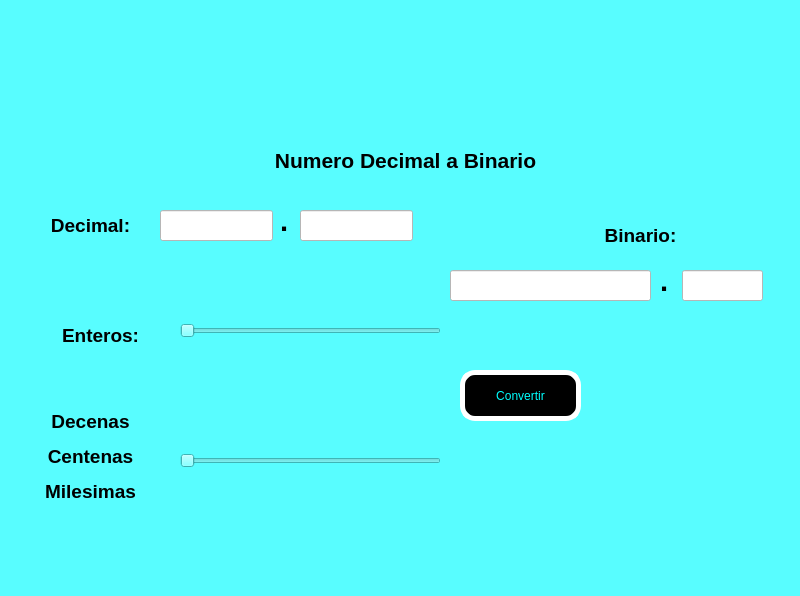
<?xml version="1.0" encoding="UTF-8"?>
<ui version="4.0">
 <class>MainWindow</class>
 <widget class="QMainWindow" name="MainWindow">
  <property name="geometry">
   <rect>
    <x>0</x>
    <y>0</y>
    <width>800</width>
    <height>596</height>
   </rect>
  </property>
  <property name="windowTitle">
   <string>MainWindow</string>
  </property>
  <property name="statusTip">
   <string>Usa los Sliders para modificar el numero</string>
  </property>
  <property name="styleSheet">
   <string notr="true">background-color: rgb(88, 253, 255);</string>
  </property>
  <widget class="QWidget" name="centralwidget">
   <widget class="QLabel" name="label_2">
    <property name="geometry">
     <rect>
      <x>630</x>
      <y>380</y>
      <width>131</width>
      <height>121</height>
     </rect>
    </property>
    <property name="text">
     <string/>
    </property>
    <property name="pixmap">
     <pixmap resource="recursos_proyecto.qrc">:/LOGOS/Imagenes/pngegg.png</pixmap>
    </property>
    <property name="scaledContents">
     <bool>true</bool>
    </property>
   </widget>
   <widget class="QLabel" name="label">
    <property name="geometry">
     <rect>
      <x>20</x>
      <y>20</y>
      <width>751</width>
      <height>101</height>
     </rect>
    </property>
    <property name="text">
     <string/>
    </property>
    <property name="pixmap">
     <pixmap resource="recursos_proyecto.qrc">:/LOGOS/Imagenes/uat.png</pixmap>
    </property>
    <property name="scaledContents">
     <bool>true</bool>
    </property>
   </widget>
   <widget class="QLineEdit" name="txt_enteros">
    <property name="enabled">
     <bool>false</bool>
    </property>
    <property name="geometry">
     <rect>
      <x>160</x>
      <y>210</y>
      <width>113</width>
      <height>31</height>
     </rect>
    </property>
    <property name="font">
     <font>
      <pointsize>10</pointsize>
     </font>
    </property>
    <property name="styleSheet">
     <string notr="true">background-color: rgb(255, 255, 255);</string>
    </property>
    <property name="text">
     <string/>
    </property>
   </widget>
   <widget class="QLabel" name="label_7">
    <property name="geometry">
     <rect>
      <x>220</x>
      <y>140</y>
      <width>371</width>
      <height>41</height>
     </rect>
    </property>
    <property name="font">
     <font>
      <pointsize>16</pointsize>
      <weight>75</weight>
      <bold>true</bold>
     </font>
    </property>
    <property name="text">
     <string>&lt;html&gt;&lt;head/&gt;&lt;body&gt;&lt;p align=&quot;center&quot;&gt;Numero Decimal a Binario&lt;/p&gt;&lt;/body&gt;&lt;/html&gt;</string>
    </property>
   </widget>
   <widget class="QLabel" name="label_4">
    <property name="geometry">
     <rect>
      <x>590</x>
      <y>220</y>
      <width>101</width>
      <height>31</height>
     </rect>
    </property>
    <property name="font">
     <font>
      <pointsize>14</pointsize>
      <weight>75</weight>
      <bold>true</bold>
     </font>
    </property>
    <property name="text">
     <string>&lt;html&gt;&lt;head/&gt;&lt;body&gt;&lt;p align=&quot;center&quot;&gt;Binario:&lt;/p&gt;&lt;/body&gt;&lt;/html&gt;</string>
    </property>
   </widget>
   <widget class="QLabel" name="label_5">
    <property name="geometry">
     <rect>
      <x>40</x>
      <y>210</y>
      <width>101</width>
      <height>31</height>
     </rect>
    </property>
    <property name="text">
     <string>&lt;html&gt;&lt;head/&gt;&lt;body&gt;&lt;p align=&quot;center&quot;&gt;&lt;span style=&quot; font-size:14pt; font-weight:600;&quot;&gt;Decimal:&lt;/span&gt;&lt;/p&gt;&lt;/body&gt;&lt;/html&gt;</string>
    </property>
   </widget>
   <widget class="QSlider" name="horizontalSlider">
    <property name="geometry">
     <rect>
      <x>180</x>
      <y>310</y>
      <width>261</width>
      <height>41</height>
     </rect>
    </property>
    <property name="toolTip">
     <string> Desliza el Slider</string>
    </property>
    <property name="statusTip">
     <string> Desliza el Slider</string>
    </property>
    <property name="orientation">
     <enum>Qt::Horizontal</enum>
    </property>
   </widget>
   <widget class="QSlider" name="horizontalSlider_2">
    <property name="geometry">
     <rect>
      <x>180</x>
      <y>440</y>
      <width>261</width>
      <height>41</height>
     </rect>
    </property>
    <property name="toolTip">
     <string> Desliza el Slider</string>
    </property>
    <property name="statusTip">
     <string> Desliza el Slider</string>
    </property>
    <property name="orientation">
     <enum>Qt::Horizontal</enum>
    </property>
   </widget>
   <widget class="QLabel" name="label_6">
    <property name="geometry">
     <rect>
      <x>280</x>
      <y>200</y>
      <width>21</width>
      <height>41</height>
     </rect>
    </property>
    <property name="font">
     <font>
      <pointsize>22</pointsize>
      <weight>75</weight>
      <bold>true</bold>
     </font>
    </property>
    <property name="text">
     <string>.</string>
    </property>
   </widget>
   <widget class="QLineEdit" name="txt_decimales">
    <property name="enabled">
     <bool>false</bool>
    </property>
    <property name="geometry">
     <rect>
      <x>300</x>
      <y>210</y>
      <width>113</width>
      <height>31</height>
     </rect>
    </property>
    <property name="font">
     <font>
      <pointsize>10</pointsize>
     </font>
    </property>
    <property name="styleSheet">
     <string notr="true">background-color: rgb(255, 255, 255);</string>
    </property>
    <property name="text">
     <string/>
    </property>
   </widget>
   <widget class="QLabel" name="label_8">
    <property name="geometry">
     <rect>
      <x>20</x>
      <y>410</y>
      <width>141</width>
      <height>121</height>
     </rect>
    </property>
    <property name="text">
     <string>&lt;html&gt;&lt;head/&gt;&lt;body&gt;&lt;p align=&quot;center&quot;&gt;&lt;span style=&quot; font-size:14pt; font-weight:600;&quot;&gt;Decenas&lt;/span&gt;&lt;/p&gt;&lt;p align=&quot;center&quot;&gt;&lt;span style=&quot; font-size:14pt; font-weight:600;&quot;&gt;Centenas&lt;/span&gt;&lt;/p&gt;&lt;p align=&quot;center&quot;&gt;&lt;span style=&quot; font-size:14pt; font-weight:600;&quot;&gt;Milesimas&lt;/span&gt;&lt;/p&gt;&lt;p align=&quot;center&quot;&gt;&lt;br/&gt;&lt;/p&gt;&lt;/body&gt;&lt;/html&gt;</string>
    </property>
   </widget>
   <widget class="QLabel" name="label_9">
    <property name="geometry">
     <rect>
      <x>50</x>
      <y>320</y>
      <width>101</width>
      <height>31</height>
     </rect>
    </property>
    <property name="text">
     <string>&lt;html&gt;&lt;head/&gt;&lt;body&gt;&lt;p align=&quot;center&quot;&gt;&lt;span style=&quot; font-size:14pt; font-weight:600;&quot;&gt;Enteros:&lt;/span&gt;&lt;/p&gt;&lt;/body&gt;&lt;/html&gt;</string>
    </property>
   </widget>
   <widget class="QLineEdit" name="txt_bin_enteros">
    <property name="enabled">
     <bool>false</bool>
    </property>
    <property name="geometry">
     <rect>
      <x>450</x>
      <y>270</y>
      <width>201</width>
      <height>31</height>
     </rect>
    </property>
    <property name="font">
     <font>
      <pointsize>10</pointsize>
     </font>
    </property>
    <property name="whatsThis">
     <string>&lt;html&gt;&lt;head/&gt;&lt;body&gt;&lt;p align=&quot;right&quot;&gt;&lt;br/&gt;&lt;/p&gt;&lt;/body&gt;&lt;/html&gt;</string>
    </property>
    <property name="styleSheet">
     <string notr="true">background-color: rgb(255, 255, 255);</string>
    </property>
    <property name="text">
     <string/>
    </property>
   </widget>
   <widget class="QLabel" name="label_10">
    <property name="geometry">
     <rect>
      <x>660</x>
      <y>260</y>
      <width>21</width>
      <height>41</height>
     </rect>
    </property>
    <property name="font">
     <font>
      <pointsize>22</pointsize>
      <weight>75</weight>
      <bold>true</bold>
     </font>
    </property>
    <property name="text">
     <string>.</string>
    </property>
   </widget>
   <widget class="QLineEdit" name="txt_bin_decimales">
    <property name="enabled">
     <bool>false</bool>
    </property>
    <property name="geometry">
     <rect>
      <x>682</x>
      <y>270</y>
      <width>81</width>
      <height>31</height>
     </rect>
    </property>
    <property name="font">
     <font>
      <pointsize>10</pointsize>
     </font>
    </property>
    <property name="styleSheet">
     <string notr="true">background-color: rgb(255, 255, 255);</string>
    </property>
    <property name="text">
     <string/>
    </property>
   </widget>
   <widget class="QPushButton" name="btn_convertir">
    <property name="geometry">
     <rect>
      <x>460</x>
      <y>370</y>
      <width>121</width>
      <height>51</height>
     </rect>
    </property>
    <property name="toolTip">
     <string>Presiona el boton</string>
    </property>
    <property name="statusTip">
     <string>Presiona el boton</string>
    </property>
    <property name="styleSheet">
     <string notr="true">Background-color:rgb(0, 0, 0);
color: rgb(0, 255, 255);
font: 10pt &quot;Kerox-NonCommercial&quot;;
Border-radius: 15px;
Border: 5px solid rgb(255, 255, 255);</string>
    </property>
    <property name="text">
     <string>Convertir</string>
    </property>
   </widget>
  </widget>
  <widget class="QMenuBar" name="menubar">
   <property name="geometry">
    <rect>
     <x>0</x>
     <y>0</y>
     <width>800</width>
     <height>21</height>
    </rect>
   </property>
  </widget>
  <widget class="QStatusBar" name="statusbar"/>
 </widget>
 <resources>
  <include location="recursos_proyecto.qrc"/>
 </resources>
 <connections/>
</ui>
